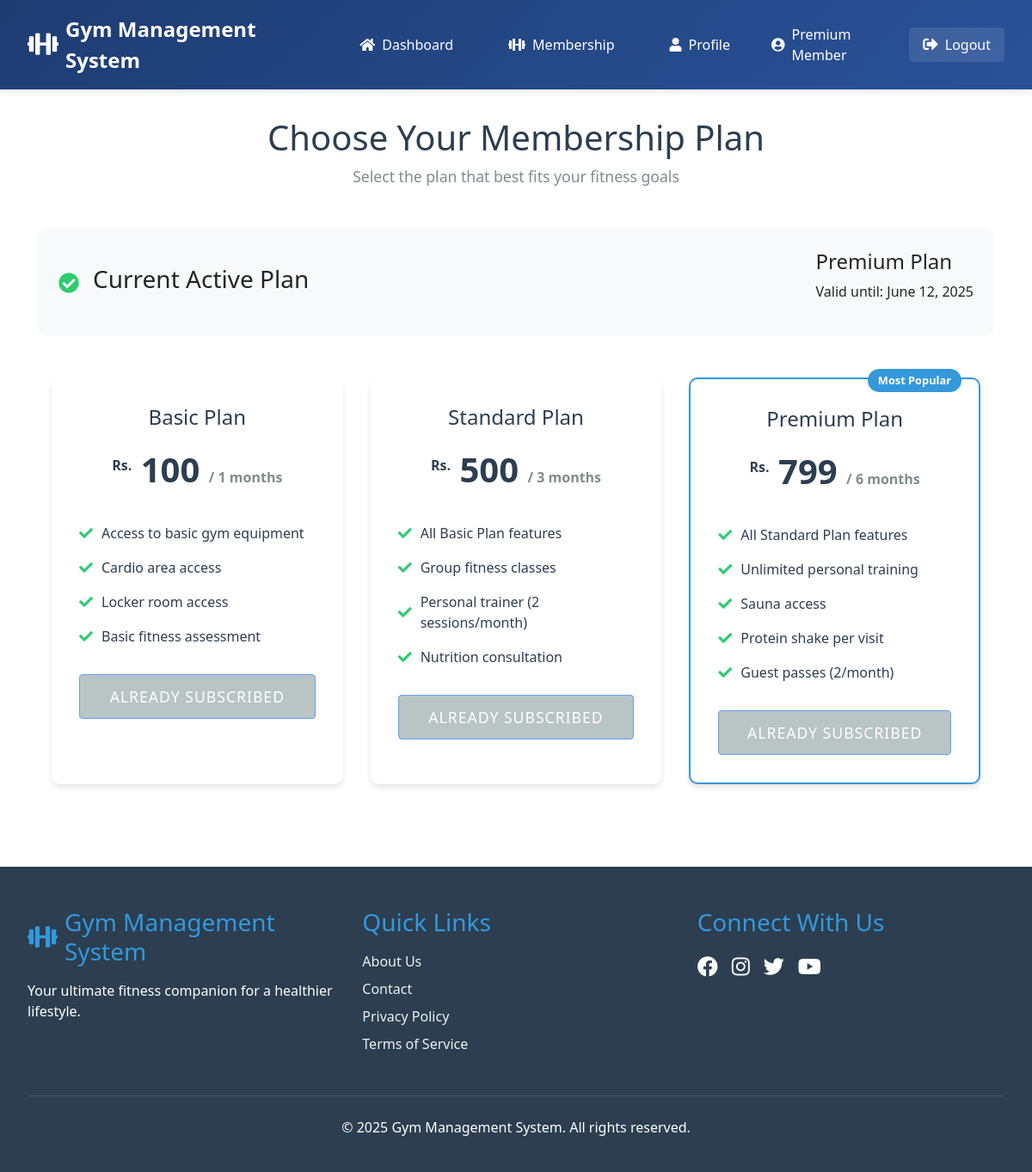
The app's page /user/membership.php (signed in) with its own data.
### tables this page shows
CREATE TABLE IF NOT EXISTS subscriptions (
    subscription_id INT AUTO_INCREMENT PRIMARY KEY,
    user_id INT NOT NULL,
    plan_id INT NOT NULL,
    subscription_date TIMESTAMP DEFAULT CURRENT_TIMESTAMP,
    payment_status ENUM('Pending', 'Paid', 'Approved', 'Rejected') DEFAULT 'Pending',
    payment_token VARCHAR(255) NULL,  
    payment_date DATETIME NULL,  
    approval_date TIMESTAMP NULL,
    admin_note TEXT NULL,
    FOREIGN KEY (user_id) REFERENCES users(user_id) ON DELETE CASCADE,
    FOREIGN KEY (plan_id) REFERENCES gym_plans(plan_id) ON DELETE CASCADE
);

CREATE TABLE IF NOT EXISTS gym_plans (
    plan_id INT AUTO_INCREMENT PRIMARY KEY,
    plan_name VARCHAR(100) NOT NULL,
    plan_description TEXT,
    plan_price DECIMAL(10, 2) NOT NULL,
    plan_duration INT NOT NULL  
);

### user/membership.php (the view, shortened to what this page needs)
<?php
require_once '../includes/header.php';
$user_id = $_SESSION['user_id'];
$plans_sql = "SELECT * FROM gym_plans ORDER BY plan_price ASC";
$plans_result = mysqli_query($con, $plans_sql);
$subscription_sql = "SELECT s.*, g.plan_name, g.plan_duration
                    FROM subscriptions s
                    JOIN gym_plans g ON s.plan_id = g.plan_id
                    WHERE s.user_id = ? AND s.payment_status = 'Approved'
                    AND s.subscription_date <= NOW()
                    AND DATE_ADD(s.subscription_date, INTERVAL g.plan_duration MONTH) > NOW()";
$stmt = mysqli_prepare($con, $subscription_sql);
mysqli_stmt_bind_param($stmt, "i", $user_id);
mysqli_stmt_execute($stmt);
$current_subscription = mysqli_stmt_get_result($stmt)->fetch_assoc();
?>
<div class="container">
    <div class="membership-header">
        <h1>Choose Your Membership Plan</h1>
        <p class="subtitle">Select the plan that best fits your fitness goals</p>
    </div>
    <?php if ($current_subscription): ?>
    <div class="current-plan-card">
        <div class="plan-status">
            <i class="fas fa-check-circle"></i>
            <h3>Current Active Plan</h3>
        </div>
        <div class="plan-details">
            <h4><?php echo htmlspecialchars($current_subscription['plan_name']); ?></h4>
            <p>Valid until: <?php echo date('F j, Y', strtotime($current_subscription['subscription_date'] . ' + ' . $current_subscription['plan_duration'] . ' months')); ?></p>
        </div>
    </div>
    <?php endif; ?>
    <div class="membership-grid">
        <?php while ($plan = mysqli_fetch_assoc($plans_result)): ?>
        <div class="plan-card <?php echo $plan['plan_name'] === 'Premium Plan' ? 'featured' : ''; ?>">
            <?php if ($plan['plan_name'] === 'Premium Plan'): ?>
            <div class="featured-badge">Most Popular</div>
            <?php endif; ?>
            <div class="plan-header">
                <h3><?php echo htmlspecialchars($plan['plan_name']); ?></h3>
                <div class="plan-price">
                    <span class="currency">Rs.</span>
                    <span class="amount"><?php echo number_format($plan['plan_price']); ?></span>
                    <span class="duration">/ <?php echo $plan['plan_duration']; ?> months</span>
                </div>
            </div>
            <div class="plan-features">
                <?php
                $features = explode("\n", $plan['plan_description']);
                foreach ($features as $feature):
                ?>
                <div class="feature-item">
                    <i class="fas fa-check"></i>
                    <span><?php echo htmlspecialchars(trim($feature)); ?></span>
                </div>
                <?php endforeach; ?>
            </div>
            <form method="POST" class="plan-action">
                <button type="submit" class="btn btn-primary <?php echo $current_subscription ? 'disabled' : ''; ?>"
                        <?php echo $current_subscription ? 'disabled' : ''; ?>>
                    <?php echo $current_subscription ? 'Already Subscribed' : 'Choose Plan'; ?>
                </button>
            </form>
        </div>
        <?php endwhile; ?>
    </div>
</div>
<link rel="stylesheet" href="https://cdnjs.cloudflare.com/ajax/libs/font-awesome/5.15.4/css/all.min.css">
<?php require_once '../includes/footer.php'; ?>

### assets/css/style.css (style rules this page uses)
* { margin: 0; padding: 0; box-sizing: border-box; }
body { font-family: 'Segoe UI', Tahoma, Geneva, Verdana, sans-serif; line-height: 1.6; background-color: #f5f5f5; min-height: 100vh; display: flex; flex-direction: column; }
.btn { display: inline-block; padding: 8px 16px; border: none; border-radius: 4px; cursor: pointer; }
.btn-primary { background-color: #007bff; color: white; }

### user/membership.php (style rules this page uses)
.membership-header { text-align: center; margin-bottom: 3rem; }
.membership-header h1 { font-size: 2.5rem; color: #2c3e50; margin-bottom: 0.5rem; }
.subtitle { color: #7f8c8d; font-size: 1.1rem; }
.membership-grid { display: grid; grid-template-columns: repeat(auto-fit, minmax(300px, 1fr)); gap: 2rem; padding: 1rem; }
.plan-card { background: white; border-radius: 10px; padding: 2rem; position: relative; transition: transform 0.3s ease; box-shadow: 0 4px 6px rgba(0, 0, 0, 0.1); }
.plan-card.featured { border: 2px solid #3498db; }
.featured-badge { position: absolute; top: -12px; right: 20px; background: #3498db; color: white; padding: 4px 12px; border-radius: 20px; font-size: 0.8rem; font-weight: bold; }
.plan-header { text-align: center; margin-bottom: 2rem; }
.plan-header h3 { color: #2c3e50; font-size: 1.5rem; margin-bottom: 1rem; }
.plan-price { font-size: 2.5rem; color: #2c3e50; font-weight: bold; }
.currency { font-size: 1rem; vertical-align: super; }
.duration { font-size: 1rem; color: #7f8c8d; }
.plan-features { margin: 2rem 0; }
.feature-item { display: flex; align-items: center; margin-bottom: 1rem; color: #2c3e50; }
.feature-item i { color: #2ecc71; margin-right: 10px; }
.plan-action { text-align: center; }
.plan-action .btn { width: 100%; padding: 12px; font-size: 1.1rem; text-transform: uppercase; letter-spacing: 1px; }
.current-plan-card { background: #f8f9fa; border-radius: 10px; padding: 1.5rem; margin-bottom: 2rem; display: flex; align-items: center; justify-content: space-between; }
.plan-status { display: flex; align-items: center; gap: 1rem; }
.plan-status i { color: #2ecc71; font-size: 1.5rem; }
.btn.disabled { background-color: #95a5a6; cursor: not-allowed; }

### records on screen
subscriptions: plan.plan_name "Premium Plan", subscription_date.plan_duration "June 12, 2025"
gym_plans: plan_name "Basic Plan", plan_price "100", plan_duration "1", plan_description "Access to basic gym equipment", plan_description "Cardio area access", plan_description "Locker room access", plan_description "Basic fitness assessment"
gym_plans: plan_name "Standard Plan", plan_price "500", plan_duration "3", plan_description "All Basic Plan features", plan_description "Group fitness classes", plan_description "Personal trainer (2 sessions/month)", plan_description "Nutrition consultation"
gym_plans: shows "Most Popular", plan_name "Premium Plan", plan_price "799", plan_duration "6", plan_description "All Standard Plan features", plan_description "Unlimited personal training", plan_description "Sauna access", plan_description "Protein shake per visit", plan_description "Guest passes (2/month)"

### other values on screen
SITE_NAME "Gym Management System"
$_SESSION['full_name'] "Premium Member"
